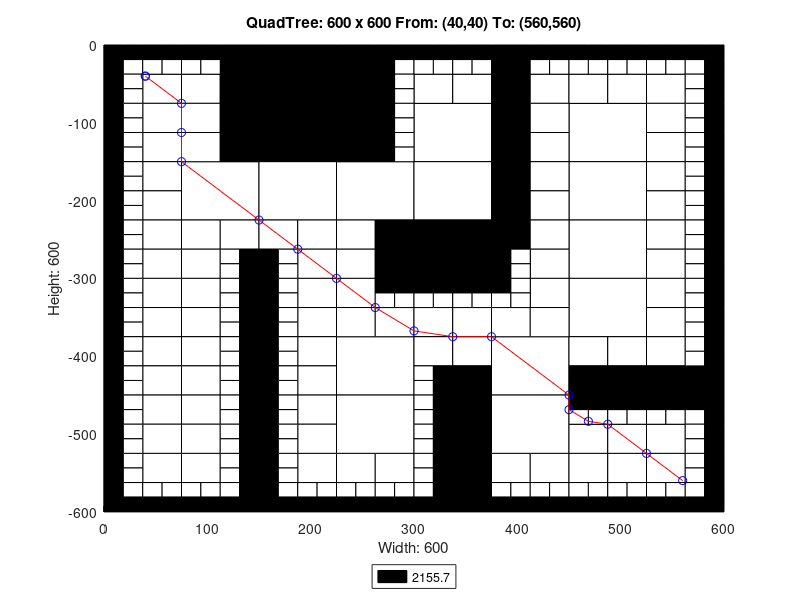

This figure's MATLAB source:
axis([0 600 -600 0]);
title('QuadTree: 600 x 600 From: (40,40) To: (560,560)');
xlabel('Width: 600');
ylabel('Height: 600');
rectangle('Position',[150 -75 75 75], 'FaceColor',[0 0 0]);
rectangle('Position',[150 -150 75 75], 'FaceColor',[0 0 0]);
rectangle('Position',[75 -225 75 75], 'FaceColor',[1 1 1]);
rectangle('Position',[150 -225 75 75], 'FaceColor',[1 1 1]);
rectangle('Position',[225 -225 75 75], 'FaceColor',[1 1 1]);
rectangle('Position',[300 -150 75 75], 'FaceColor',[1 1 1]);
rectangle('Position',[450 -150 75 75], 'FaceColor',[1 1 1]);
rectangle('Position',[300 -225 75 75], 'FaceColor',[1 1 1]);
rectangle('Position',[300 -300 75 75], 'FaceColor',[0 0 0]);
rectangle('Position',[450 -225 75 75], 'FaceColor',[1 1 1]);
rectangle('Position',[450 -300 75 75], 'FaceColor',[1 1 1]);
rectangle('Position',[225 -450 75 75], 'FaceColor',[1 1 1]);
rectangle('Position',[225 -525 75 75], 'FaceColor',[1 1 1]);
rectangle('Position',[375 -450 75 75], 'FaceColor',[1 1 1]);
rectangle('Position',[450 -375 75 75], 'FaceColor',[1 1 1]);
rectangle('Position',[375 -525 75 75], 'FaceColor',[1 1 1]);
rectangle('Position',[37.5 -75 37.5 37.5], 'FaceColor',[1 1 1]);
rectangle('Position',[112.5 -37.5 37.5 37.5], 'FaceColor',[0 0 0]);
rectangle('Position',[75 -75 37.5 37.5], 'FaceColor',[1 1 1]);
rectangle('Position',[112.5 -75 37.5 37.5], 'FaceColor',[0 0 0]);
rectangle('Position',[37.5 -112.5 37.5 37.5], 'FaceColor',[1 1 1]);
rectangle('Position',[37.5 -150 37.5 37.5], 'FaceColor',[1 1 1]);
rectangle('Position',[75 -112.5 37.5 37.5], 'FaceColor',[1 1 1]);
rectangle('Position',[112.5 -112.5 37.5 37.5], 'FaceColor',[0 0 0]);
rectangle('Position',[75 -150 37.5 37.5], 'FaceColor',[1 1 1]);
rectangle('Position',[112.5 -150 37.5 37.5], 'FaceColor',[0 0 0]);
rectangle('Position',[225 -37.5 37.5 37.5], 'FaceColor',[0 0 0]);
rectangle('Position',[225 -75 37.5 37.5], 'FaceColor',[0 0 0]);
rectangle('Position',[225 -112.5 37.5 37.5], 'FaceColor',[0 0 0]);
rectangle('Position',[225 -150 37.5 37.5], 'FaceColor',[0 0 0]);
rectangle('Position',[37.5 -187.5 37.5 37.5], 'FaceColor',[1 1 1]);
rectangle('Position',[37.5 -225 37.5 37.5], 'FaceColor',[1 1 1]);
rectangle('Position',[37.5 -262.5 37.5 37.5], 'FaceColor',[1 1 1]);
rectangle('Position',[37.5 -300 37.5 37.5], 'FaceColor',[1 1 1]);
rectangle('Position',[75 -262.5 37.5 37.5], 'FaceColor',[1 1 1]);
rectangle('Position',[112.5 -262.5 37.5 37.5], 'FaceColor',[1 1 1]);
rectangle('Position',[75 -300 37.5 37.5], 'FaceColor',[1 1 1]);
rectangle('Position',[150 -262.5 37.5 37.5], 'FaceColor',[1 1 1]);
rectangle('Position',[187.5 -262.5 37.5 37.5], 'FaceColor',[1 1 1]);
rectangle('Position',[187.5 -300 37.5 37.5], 'FaceColor',[1 1 1]);
rectangle('Position',[225 -262.5 37.5 37.5], 'FaceColor',[1 1 1]);
rectangle('Position',[262.5 -262.5 37.5 37.5], 'FaceColor',[0 0 0]);
rectangle('Position',[225 -300 37.5 37.5], 'FaceColor',[1 1 1]);
rectangle('Position',[262.5 -300 37.5 37.5], 'FaceColor',[0 0 0]);
rectangle('Position',[300 -75 37.5 37.5], 'FaceColor',[1 1 1]);
rectangle('Position',[337.5 -75 37.5 37.5], 'FaceColor',[1 1 1]);
rectangle('Position',[375 -37.5 37.5 37.5], 'FaceColor',[0 0 0]);
rectangle('Position',[375 -75 37.5 37.5], 'FaceColor',[0 0 0]);
rectangle('Position',[412.5 -75 37.5 37.5], 'FaceColor',[1 1 1]);
rectangle('Position',[375 -112.5 37.5 37.5], 'FaceColor',[0 0 0]);
rectangle('Position',[412.5 -112.5 37.5 37.5], 'FaceColor',[1 1 1]);
rectangle('Position',[375 -150 37.5 37.5], 'FaceColor',[0 0 0]);
rectangle('Position',[412.5 -150 37.5 37.5], 'FaceColor',[1 1 1]);
rectangle('Position',[450 -75 37.5 37.5], 'FaceColor',[1 1 1]);
rectangle('Position',[487.5 -75 37.5 37.5], 'FaceColor',[1 1 1]);
rectangle('Position',[525 -75 37.5 37.5], 'FaceColor',[1 1 1]);
rectangle('Position',[525 -112.5 37.5 37.5], 'FaceColor',[1 1 1]);
rectangle('Position',[525 -150 37.5 37.5], 'FaceColor',[1 1 1]);
rectangle('Position',[375 -187.5 37.5 37.5], 'FaceColor',[0 0 0]);
rectangle('Position',[412.5 -187.5 37.5 37.5], 'FaceColor',[1 1 1]);
rectangle('Position',[375 -225 37.5 37.5], 'FaceColor',[0 0 0]);
rectangle('Position',[412.5 -225 37.5 37.5], 'FaceColor',[1 1 1]);
rectangle('Position',[375 -262.5 37.5 37.5], 'FaceColor',[0 0 0]);
rectangle('Position',[412.5 -262.5 37.5 37.5], 'FaceColor',[1 1 1]);
rectangle('Position',[412.5 -300 37.5 37.5], 'FaceColor',[1 1 1]);
rectangle('Position',[525 -187.5 37.5 37.5], 'FaceColor',[1 1 1]);
rectangle('Position',[525 -225 37.5 37.5], 'FaceColor',[1 1 1]);
rectangle('Position',[525 -262.5 37.5 37.5], 'FaceColor',[1 1 1]);
rectangle('Position',[525 -300 37.5 37.5], 'FaceColor',[1 1 1]);
rectangle('Position',[37.5 -337.5 37.5 37.5], 'FaceColor',[1 1 1]);
rectangle('Position',[37.5 -375 37.5 37.5], 'FaceColor',[1 1 1]);
rectangle('Position',[75 -337.5 37.5 37.5], 'FaceColor',[1 1 1]);
rectangle('Position',[75 -375 37.5 37.5], 'FaceColor',[1 1 1]);
rectangle('Position',[37.5 -412.5 37.5 37.5], 'FaceColor',[1 1 1]);
rectangle('Position',[37.5 -450 37.5 37.5], 'FaceColor',[1 1 1]);
rectangle('Position',[75 -412.5 37.5 37.5], 'FaceColor',[1 1 1]);
rectangle('Position',[75 -450 37.5 37.5], 'FaceColor',[1 1 1]);
rectangle('Position',[187.5 -337.5 37.5 37.5], 'FaceColor',[1 1 1]);
rectangle('Position',[187.5 -375 37.5 37.5], 'FaceColor',[1 1 1]);
rectangle('Position',[225 -337.5 37.5 37.5], 'FaceColor',[1 1 1]);
rectangle('Position',[225 -375 37.5 37.5], 'FaceColor',[1 1 1]);
rectangle('Position',[262.5 -375 37.5 37.5], 'FaceColor',[1 1 1]);
rectangle('Position',[187.5 -412.5 37.5 37.5], 'FaceColor',[1 1 1]);
rectangle('Position',[187.5 -450 37.5 37.5], 'FaceColor',[1 1 1]);
rectangle('Position',[37.5 -487.5 37.5 37.5], 'FaceColor',[1 1 1]);
rectangle('Position',[37.5 -525 37.5 37.5], 'FaceColor',[1 1 1]);
rectangle('Position',[75 -487.5 37.5 37.5], 'FaceColor',[1 1 1]);
rectangle('Position',[75 -525 37.5 37.5], 'FaceColor',[1 1 1]);
rectangle('Position',[37.5 -562.5 37.5 37.5], 'FaceColor',[1 1 1]);
rectangle('Position',[75 -562.5 37.5 37.5], 'FaceColor',[1 1 1]);
rectangle('Position',[187.5 -487.5 37.5 37.5], 'FaceColor',[1 1 1]);
rectangle('Position',[187.5 -525 37.5 37.5], 'FaceColor',[1 1 1]);
rectangle('Position',[187.5 -562.5 37.5 37.5], 'FaceColor',[1 1 1]);
rectangle('Position',[225 -562.5 37.5 37.5], 'FaceColor',[1 1 1]);
rectangle('Position',[262.5 -562.5 37.5 37.5], 'FaceColor',[1 1 1]);
rectangle('Position',[300 -375 37.5 37.5], 'FaceColor',[1 1 1]);
rectangle('Position',[337.5 -375 37.5 37.5], 'FaceColor',[1 1 1]);
rectangle('Position',[412.5 -337.5 37.5 37.5], 'FaceColor',[1 1 1]);
rectangle('Position',[375 -375 37.5 37.5], 'FaceColor',[1 1 1]);
rectangle('Position',[412.5 -375 37.5 37.5], 'FaceColor',[1 1 1]);
rectangle('Position',[300 -412.5 37.5 37.5], 'FaceColor',[1 1 1]);
rectangle('Position',[337.5 -412.5 37.5 37.5], 'FaceColor',[1 1 1]);
rectangle('Position',[337.5 -450 37.5 37.5], 'FaceColor',[0 0 0]);
rectangle('Position',[525 -337.5 37.5 37.5], 'FaceColor',[1 1 1]);
rectangle('Position',[525 -375 37.5 37.5], 'FaceColor',[1 1 1]);
rectangle('Position',[450 -412.5 37.5 37.5], 'FaceColor',[1 1 1]);
rectangle('Position',[487.5 -412.5 37.5 37.5], 'FaceColor',[1 1 1]);
rectangle('Position',[450 -450 37.5 37.5], 'FaceColor',[0 0 0]);
rectangle('Position',[487.5 -450 37.5 37.5], 'FaceColor',[0 0 0]);
rectangle('Position',[525 -412.5 37.5 37.5], 'FaceColor',[1 1 1]);
rectangle('Position',[525 -450 37.5 37.5], 'FaceColor',[0 0 0]);
rectangle('Position',[562.5 -450 37.5 37.5], 'FaceColor',[0 0 0]);
rectangle('Position',[337.5 -487.5 37.5 37.5], 'FaceColor',[0 0 0]);
rectangle('Position',[337.5 -525 37.5 37.5], 'FaceColor',[0 0 0]);
rectangle('Position',[337.5 -562.5 37.5 37.5], 'FaceColor',[0 0 0]);
rectangle('Position',[337.5 -600 37.5 37.5], 'FaceColor',[0 0 0]);
rectangle('Position',[375 -562.5 37.5 37.5], 'FaceColor',[1 1 1]);
rectangle('Position',[412.5 -562.5 37.5 37.5], 'FaceColor',[1 1 1]);
rectangle('Position',[450 -525 37.5 37.5], 'FaceColor',[1 1 1]);
rectangle('Position',[487.5 -525 37.5 37.5], 'FaceColor',[1 1 1]);
rectangle('Position',[525 -525 37.5 37.5], 'FaceColor',[1 1 1]);
rectangle('Position',[450 -562.5 37.5 37.5], 'FaceColor',[1 1 1]);
rectangle('Position',[487.5 -562.5 37.5 37.5], 'FaceColor',[1 1 1]);
rectangle('Position',[525 -562.5 37.5 37.5], 'FaceColor',[1 1 1]);
rectangle('Position',[0 -18.75 18.75 18.75], 'FaceColor',[0 0 0]);
rectangle('Position',[18.75 -18.75 18.75 18.75], 'FaceColor',[0 0 0]);
rectangle('Position',[0 -37.5 18.75 18.75], 'FaceColor',[0 0 0]);
rectangle('Position',[18.75 -37.5 18.75 18.75], 'FaceColor',[1 1 1]);
rectangle('Position',[37.5 -18.75 18.75 18.75], 'FaceColor',[0 0 0]);
rectangle('Position',[56.25 -18.75 18.75 18.75], 'FaceColor',[0 0 0]);
rectangle('Position',[37.5 -37.5 18.75 18.75], 'FaceColor',[1 1 1]);
rectangle('Position',[56.25 -37.5 18.75 18.75], 'FaceColor',[1 1 1]);
rectangle('Position',[0 -56.25 18.75 18.75], 'FaceColor',[0 0 0]);
rectangle('Position',[18.75 -56.25 18.75 18.75], 'FaceColor',[1 1 1]);
rectangle('Position',[0 -75 18.75 18.75], 'FaceColor',[0 0 0]);
rectangle('Position',[18.75 -75 18.75 18.75], 'FaceColor',[1 1 1]);
rectangle('Position',[75 -18.75 18.75 18.75], 'FaceColor',[0 0 0]);
rectangle('Position',[93.75 -18.75 18.75 18.75], 'FaceColor',[0 0 0]);
rectangle('Position',[75 -37.5 18.75 18.75], 'FaceColor',[1 1 1]);
rectangle('Position',[93.75 -37.5 18.75 18.75], 'FaceColor',[1 1 1]);
rectangle('Position',[0 -93.75 18.75 18.75], 'FaceColor',[0 0 0]);
rectangle('Position',[18.75 -93.75 18.75 18.75], 'FaceColor',[1 1 1]);
rectangle('Position',[0 -112.5 18.75 18.75], 'FaceColor',[0 0 0]);
rectangle('Position',[18.75 -112.5 18.75 18.75], 'FaceColor',[1 1 1]);
rectangle('Position',[0 -131.25 18.75 18.75], 'FaceColor',[0 0 0]);
rectangle('Position',[18.75 -131.25 18.75 18.75], 'FaceColor',[1 1 1]);
rectangle('Position',[0 -150 18.75 18.75], 'FaceColor',[0 0 0]);
rectangle('Position',[18.75 -150 18.75 18.75], 'FaceColor',[1 1 1]);
rectangle('Position',[262.5 -18.75 18.75 18.75], 'FaceColor',[0 0 0]);
rectangle('Position',[281.25 -18.75 18.75 18.75], 'FaceColor',[0 0 0]);
rectangle('Position',[262.5 -37.5 18.75 18.75], 'FaceColor',[0 0 0]);
rectangle('Position',[281.25 -37.5 18.75 18.75], 'FaceColor',[1 1 1]);
rectangle('Position',[262.5 -56.25 18.75 18.75], 'FaceColor',[0 0 0]);
rectangle('Position',[281.25 -56.25 18.75 18.75], 'FaceColor',[1 1 1]);
rectangle('Position',[262.5 -75 18.75 18.75], 'FaceColor',[0 0 0]);
rectangle('Position',[281.25 -75 18.75 18.75], 'FaceColor',[1 1 1]);
rectangle('Position',[262.5 -93.75 18.75 18.75], 'FaceColor',[0 0 0]);
rectangle('Position',[281.25 -93.75 18.75 18.75], 'FaceColor',[1 1 1]);
rectangle('Position',[262.5 -112.5 18.75 18.75], 'FaceColor',[0 0 0]);
rectangle('Position',[281.25 -112.5 18.75 18.75], 'FaceColor',[1 1 1]);
rectangle('Position',[262.5 -131.25 18.75 18.75], 'FaceColor',[0 0 0]);
rectangle('Position',[281.25 -131.25 18.75 18.75], 'FaceColor',[1 1 1]);
rectangle('Position',[262.5 -150 18.75 18.75], 'FaceColor',[0 0 0]);
rectangle('Position',[281.25 -150 18.75 18.75], 'FaceColor',[1 1 1]);
rectangle('Position',[0 -168.75 18.75 18.75], 'FaceColor',[0 0 0]);
rectangle('Position',[18.75 -168.75 18.75 18.75], 'FaceColor',[1 1 1]);
rectangle('Position',[0 -187.5 18.75 18.75], 'FaceColor',[0 0 0]);
rectangle('Position',[18.75 -187.5 18.75 18.75], 'FaceColor',[1 1 1]);
rectangle('Position',[0 -206.25 18.75 18.75], 'FaceColor',[0 0 0]);
rectangle('Position',[18.75 -206.25 18.75 18.75], 'FaceColor',[1 1 1]);
rectangle('Position',[0 -225 18.75 18.75], 'FaceColor',[0 0 0]);
rectangle('Position',[18.75 -225 18.75 18.75], 'FaceColor',[1 1 1]);
rectangle('Position',[0 -243.75 18.75 18.75], 'FaceColor',[0 0 0]);
rectangle('Position',[18.75 -243.75 18.75 18.75], 'FaceColor',[1 1 1]);
rectangle('Position',[0 -262.5 18.75 18.75], 'FaceColor',[0 0 0]);
rectangle('Position',[18.75 -262.5 18.75 18.75], 'FaceColor',[1 1 1]);
rectangle('Position',[0 -281.25 18.75 18.75], 'FaceColor',[0 0 0]);
rectangle('Position',[18.75 -281.25 18.75 18.75], 'FaceColor',[1 1 1]);
rectangle('Position',[0 -300 18.75 18.75], 'FaceColor',[0 0 0]);
rectangle('Position',[18.75 -300 18.75 18.75], 'FaceColor',[1 1 1]);
rectangle('Position',[112.5 -281.25 18.75 18.75], 'FaceColor',[1 1 1]);
rectangle('Position',[131.25 -281.25 18.75 18.75], 'FaceColor',[0 0 0]);
rectangle('Position',[112.5 -300 18.75 18.75], 'FaceColor',[1 1 1]);
rectangle('Position',[131.25 -300 18.75 18.75], 'FaceColor',[0 0 0]);
rectangle('Position',[150 -281.25 18.75 18.75], 'FaceColor',[0 0 0]);
rectangle('Position',[168.75 -281.25 18.75 18.75], 'FaceColor',[1 1 1]);
rectangle('Position',[150 -300 18.75 18.75], 'FaceColor',[0 0 0]);
rectangle('Position',[168.75 -300 18.75 18.75], 'FaceColor',[1 1 1]);
rectangle('Position',[300 -18.75 18.75 18.75], 'FaceColor',[0 0 0]);
rectangle('Position',[318.75 -18.75 18.75 18.75], 'FaceColor',[0 0 0]);
rectangle('Position',[300 -37.5 18.75 18.75], 'FaceColor',[1 1 1]);
rectangle('Position',[318.75 -37.5 18.75 18.75], 'FaceColor',[1 1 1]);
rectangle('Position',[337.5 -18.75 18.75 18.75], 'FaceColor',[0 0 0]);
rectangle('Position',[356.25 -18.75 18.75 18.75], 'FaceColor',[0 0 0]);
rectangle('Position',[337.5 -37.5 18.75 18.75], 'FaceColor',[1 1 1]);
rectangle('Position',[356.25 -37.5 18.75 18.75], 'FaceColor',[1 1 1]);
rectangle('Position',[412.5 -18.75 18.75 18.75], 'FaceColor',[0 0 0]);
rectangle('Position',[431.25 -18.75 18.75 18.75], 'FaceColor',[0 0 0]);
rectangle('Position',[412.5 -37.5 18.75 18.75], 'FaceColor',[1 1 1]);
rectangle('Position',[431.25 -37.5 18.75 18.75], 'FaceColor',[1 1 1]);
rectangle('Position',[450 -18.75 18.75 18.75], 'FaceColor',[0 0 0]);
rectangle('Position',[468.75 -18.75 18.75 18.75], 'FaceColor',[0 0 0]);
rectangle('Position',[450 -37.5 18.75 18.75], 'FaceColor',[1 1 1]);
rectangle('Position',[468.75 -37.5 18.75 18.75], 'FaceColor',[1 1 1]);
rectangle('Position',[487.5 -18.75 18.75 18.75], 'FaceColor',[0 0 0]);
rectangle('Position',[506.25 -18.75 18.75 18.75], 'FaceColor',[0 0 0]);
rectangle('Position',[487.5 -37.5 18.75 18.75], 'FaceColor',[1 1 1]);
rectangle('Position',[506.25 -37.5 18.75 18.75], 'FaceColor',[1 1 1]);
rectangle('Position',[525 -18.75 18.75 18.75], 'FaceColor',[0 0 0]);
rectangle('Position',[543.75 -18.75 18.75 18.75], 'FaceColor',[0 0 0]);
rectangle('Position',[525 -37.5 18.75 18.75], 'FaceColor',[1 1 1]);
rectangle('Position',[543.75 -37.5 18.75 18.75], 'FaceColor',[1 1 1]);
rectangle('Position',[562.5 -18.75 18.75 18.75], 'FaceColor',[0 0 0]);
rectangle('Position',[581.25 -18.75 18.75 18.75], 'FaceColor',[0 0 0]);
rectangle('Position',[562.5 -37.5 18.75 18.75], 'FaceColor',[1 1 1]);
rectangle('Position',[581.25 -37.5 18.75 18.75], 'FaceColor',[0 0 0]);
rectangle('Position',[562.5 -56.25 18.75 18.75], 'FaceColor',[1 1 1]);
rectangle('Position',[581.25 -56.25 18.75 18.75], 'FaceColor',[0 0 0]);
rectangle('Position',[562.5 -75 18.75 18.75], 'FaceColor',[1 1 1]);
rectangle('Position',[581.25 -75 18.75 18.75], 'FaceColor',[0 0 0]);
rectangle('Position',[562.5 -93.75 18.75 18.75], 'FaceColor',[1 1 1]);
rectangle('Position',[581.25 -93.75 18.75 18.75], 'FaceColor',[0 0 0]);
rectangle('Position',[562.5 -112.5 18.75 18.75], 'FaceColor',[1 1 1]);
rectangle('Position',[581.25 -112.5 18.75 18.75], 'FaceColor',[0 0 0]);
rectangle('Position',[562.5 -131.25 18.75 18.75], 'FaceColor',[1 1 1]);
rectangle('Position',[581.25 -131.25 18.75 18.75], 'FaceColor',[0 0 0]);
rectangle('Position',[562.5 -150 18.75 18.75], 'FaceColor',[1 1 1]);
rectangle('Position',[581.25 -150 18.75 18.75], 'FaceColor',[0 0 0]);
rectangle('Position',[375 -281.25 18.75 18.75], 'FaceColor',[0 0 0]);
rectangle('Position',[393.75 -281.25 18.75 18.75], 'FaceColor',[1 1 1]);
rectangle('Position',[375 -300 18.75 18.75], 'FaceColor',[0 0 0]);
rectangle('Position',[393.75 -300 18.75 18.75], 'FaceColor',[1 1 1]);
rectangle('Position',[562.5 -168.75 18.75 18.75], 'FaceColor',[1 1 1]);
rectangle('Position',[581.25 -168.75 18.75 18.75], 'FaceColor',[0 0 0]);
rectangle('Position',[562.5 -187.5 18.75 18.75], 'FaceColor',[1 1 1]);
rectangle('Position',[581.25 -187.5 18.75 18.75], 'FaceColor',[0 0 0]);
rectangle('Position',[562.5 -206.25 18.75 18.75], 'FaceColor',[1 1 1]);
rectangle('Position',[581.25 -206.25 18.75 18.75], 'FaceColor',[0 0 0]);
rectangle('Position',[562.5 -225 18.75 18.75], 'FaceColor',[1 1 1]);
rectangle('Position',[581.25 -225 18.75 18.75], 'FaceColor',[0 0 0]);
rectangle('Position',[562.5 -243.75 18.75 18.75], 'FaceColor',[1 1 1]);
rectangle('Position',[581.25 -243.75 18.75 18.75], 'FaceColor',[0 0 0]);
rectangle('Position',[562.5 -262.5 18.75 18.75], 'FaceColor',[1 1 1]);
rectangle('Position',[581.25 -262.5 18.75 18.75], 'FaceColor',[0 0 0]);
rectangle('Position',[562.5 -281.25 18.75 18.75], 'FaceColor',[1 1 1]);
rectangle('Position',[581.25 -281.25 18.75 18.75], 'FaceColor',[0 0 0]);
rectangle('Position',[562.5 -300 18.75 18.75], 'FaceColor',[1 1 1]);
rectangle('Position',[581.25 -300 18.75 18.75], 'FaceColor',[0 0 0]);
rectangle('Position',[0 -318.75 18.75 18.75], 'FaceColor',[0 0 0]);
rectangle('Position',[18.75 -318.75 18.75 18.75], 'FaceColor',[1 1 1]);
rectangle('Position',[0 -337.5 18.75 18.75], 'FaceColor',[0 0 0]);
rectangle('Position',[18.75 -337.5 18.75 18.75], 'FaceColor',[1 1 1]);
rectangle('Position',[0 -356.25 18.75 18.75], 'FaceColor',[0 0 0]);
rectangle('Position',[18.75 -356.25 18.75 18.75], 'FaceColor',[1 1 1]);
rectangle('Position',[0 -375 18.75 18.75], 'FaceColor',[0 0 0]);
rectangle('Position',[18.75 -375 18.75 18.75], 'FaceColor',[1 1 1]);
rectangle('Position',[112.5 -318.75 18.75 18.75], 'FaceColor',[1 1 1]);
rectangle('Position',[131.25 -318.75 18.75 18.75], 'FaceColor',[0 0 0]);
rectangle('Position',[112.5 -337.5 18.75 18.75], 'FaceColor',[1 1 1]);
rectangle('Position',[131.25 -337.5 18.75 18.75], 'FaceColor',[0 0 0]);
rectangle('Position',[112.5 -356.25 18.75 18.75], 'FaceColor',[1 1 1]);
rectangle('Position',[131.25 -356.25 18.75 18.75], 'FaceColor',[0 0 0]);
rectangle('Position',[112.5 -375 18.75 18.75], 'FaceColor',[1 1 1]);
rectangle('Position',[131.25 -375 18.75 18.75], 'FaceColor',[0 0 0]);
rectangle('Position',[0 -393.75 18.75 18.75], 'FaceColor',[0 0 0]);
rectangle('Position',[18.75 -393.75 18.75 18.75], 'FaceColor',[1 1 1]);
rectangle('Position',[0 -412.5 18.75 18.75], 'FaceColor',[0 0 0]);
rectangle('Position',[18.75 -412.5 18.75 18.75], 'FaceColor',[1 1 1]);
rectangle('Position',[0 -431.25 18.75 18.75], 'FaceColor',[0 0 0]);
rectangle('Position',[18.75 -431.25 18.75 18.75], 'FaceColor',[1 1 1]);
rectangle('Position',[0 -450 18.75 18.75], 'FaceColor',[0 0 0]);
rectangle('Position',[18.75 -450 18.75 18.75], 'FaceColor',[1 1 1]);
rectangle('Position',[112.5 -393.75 18.75 18.75], 'FaceColor',[1 1 1]);
rectangle('Position',[131.25 -393.75 18.75 18.75], 'FaceColor',[0 0 0]);
rectangle('Position',[112.5 -412.5 18.75 18.75], 'FaceColor',[1 1 1]);
rectangle('Position',[131.25 -412.5 18.75 18.75], 'FaceColor',[0 0 0]);
rectangle('Position',[112.5 -431.25 18.75 18.75], 'FaceColor',[1 1 1]);
rectangle('Position',[131.25 -431.25 18.75 18.75], 'FaceColor',[0 0 0]);
rectangle('Position',[112.5 -450 18.75 18.75], 'FaceColor',[1 1 1]);
rectangle('Position',[131.25 -450 18.75 18.75], 'FaceColor',[0 0 0]);
rectangle('Position',[150 -318.75 18.75 18.75], 'FaceColor',[0 0 0]);
rectangle('Position',[168.75 -318.75 18.75 18.75], 'FaceColor',[1 1 1]);
rectangle('Position',[150 -337.5 18.75 18.75], 'FaceColor',[0 0 0]);
rectangle('Position',[168.75 -337.5 18.75 18.75], 'FaceColor',[1 1 1]);
rectangle('Position',[150 -356.25 18.75 18.75], 'FaceColor',[0 0 0]);
rectangle('Position',[168.75 -356.25 18.75 18.75], 'FaceColor',[1 1 1]);
rectangle('Position',[150 -375 18.75 18.75], 'FaceColor',[0 0 0]);
rectangle('Position',[168.75 -375 18.75 18.75], 'FaceColor',[1 1 1]);
rectangle('Position',[262.5 -318.75 18.75 18.75], 'FaceColor',[0 0 0]);
rectangle('Position',[281.25 -318.75 18.75 18.75], 'FaceColor',[0 0 0]);
rectangle('Position',[262.5 -337.5 18.75 18.75], 'FaceColor',[1 1 1]);
rectangle('Position',[281.25 -337.5 18.75 18.75], 'FaceColor',[1 1 1]);
rectangle('Position',[150 -393.75 18.75 18.75], 'FaceColor',[0 0 0]);
rectangle('Position',[168.75 -393.75 18.75 18.75], 'FaceColor',[1 1 1]);
rectangle('Position',[150 -412.5 18.75 18.75], 'FaceColor',[0 0 0]);
rectangle('Position',[168.75 -412.5 18.75 18.75], 'FaceColor',[1 1 1]);
rectangle('Position',[150 -431.25 18.75 18.75], 'FaceColor',[0 0 0]);
rectangle('Position',[168.75 -431.25 18.75 18.75], 'FaceColor',[1 1 1]);
rectangle('Position',[150 -450 18.75 18.75], 'FaceColor',[0 0 0]);
rectangle('Position',[168.75 -450 18.75 18.75], 'FaceColor',[1 1 1]);
rectangle('Position',[0 -468.75 18.75 18.75], 'FaceColor',[0 0 0]);
rectangle('Position',[18.75 -468.75 18.75 18.75], 'FaceColor',[1 1 1]);
rectangle('Position',[0 -487.5 18.75 18.75], 'FaceColor',[0 0 0]);
rectangle('Position',[18.75 -487.5 18.75 18.75], 'FaceColor',[1 1 1]);
rectangle('Position',[0 -506.25 18.75 18.75], 'FaceColor',[0 0 0]);
rectangle('Position',[18.75 -506.25 18.75 18.75], 'FaceColor',[1 1 1]);
rectangle('Position',[0 -525 18.75 18.75], 'FaceColor',[0 0 0]);
rectangle('Position',[18.75 -525 18.75 18.75], 'FaceColor',[1 1 1]);
rectangle('Position',[112.5 -468.75 18.75 18.75], 'FaceColor',[1 1 1]);
rectangle('Position',[131.25 -468.75 18.75 18.75], 'FaceColor',[0 0 0]);
rectangle('Position',[112.5 -487.5 18.75 18.75], 'FaceColor',[1 1 1]);
rectangle('Position',[131.25 -487.5 18.75 18.75], 'FaceColor',[0 0 0]);
rectangle('Position',[112.5 -506.25 18.75 18.75], 'FaceColor',[1 1 1]);
rectangle('Position',[131.25 -506.25 18.75 18.75], 'FaceColor',[0 0 0]);
rectangle('Position',[112.5 -525 18.75 18.75], 'FaceColor',[1 1 1]);
rectangle('Position',[131.25 -525 18.75 18.75], 'FaceColor',[0 0 0]);
rectangle('Position',[0 -543.75 18.75 18.75], 'FaceColor',[0 0 0]);
rectangle('Position',[18.75 -543.75 18.75 18.75], 'FaceColor',[1 1 1]);
rectangle('Position',[0 -562.5 18.75 18.75], 'FaceColor',[0 0 0]);
rectangle('Position',[18.75 -562.5 18.75 18.75], 'FaceColor',[1 1 1]);
rectangle('Position',[0 -581.25 18.75 18.75], 'FaceColor',[0 0 0]);
rectangle('Position',[18.75 -581.25 18.75 18.75], 'FaceColor',[1 1 1]);
rectangle('Position',[0 -600 18.75 18.75], 'FaceColor',[0 0 0]);
rectangle('Position',[18.75 -600 18.75 18.75], 'FaceColor',[0 0 0]);
rectangle('Position',[37.5 -581.25 18.75 18.75], 'FaceColor',[1 1 1]);
rectangle('Position',[56.25 -581.25 18.75 18.75], 'FaceColor',[1 1 1]);
rectangle('Position',[37.5 -600 18.75 18.75], 'FaceColor',[0 0 0]);
rectangle('Position',[56.25 -600 18.75 18.75], 'FaceColor',[0 0 0]);
rectangle('Position',[112.5 -543.75 18.75 18.75], 'FaceColor',[1 1 1]);
rectangle('Position',[131.25 -543.75 18.75 18.75], 'FaceColor',[0 0 0]);
rectangle('Position',[112.5 -562.5 18.75 18.75], 'FaceColor',[1 1 1]);
rectangle('Position',[131.25 -562.5 18.75 18.75], 'FaceColor',[0 0 0]);
rectangle('Position',[75 -581.25 18.75 18.75], 'FaceColor',[1 1 1]);
rectangle('Position',[93.75 -581.25 18.75 18.75], 'FaceColor',[1 1 1]);
rectangle('Position',[75 -600 18.75 18.75], 'FaceColor',[0 0 0]);
rectangle('Position',[93.75 -600 18.75 18.75], 'FaceColor',[0 0 0]);
rectangle('Position',[112.5 -581.25 18.75 18.75], 'FaceColor',[1 1 1]);
rectangle('Position',[131.25 -581.25 18.75 18.75], 'FaceColor',[0 0 0]);
rectangle('Position',[112.5 -600 18.75 18.75], 'FaceColor',[0 0 0]);
rectangle('Position',[131.25 -600 18.75 18.75], 'FaceColor',[0 0 0]);
rectangle('Position',[150 -468.75 18.75 18.75], 'FaceColor',[0 0 0]);
rectangle('Position',[168.75 -468.75 18.75 18.75], 'FaceColor',[1 1 1]);
rectangle('Position',[150 -487.5 18.75 18.75], 'FaceColor',[0 0 0]);
rectangle('Position',[168.75 -487.5 18.75 18.75], 'FaceColor',[1 1 1]);
rectangle('Position',[150 -506.25 18.75 18.75], 'FaceColor',[0 0 0]);
rectangle('Position',[168.75 -506.25 18.75 18.75], 'FaceColor',[1 1 1]);
rectangle('Position',[150 -525 18.75 18.75], 'FaceColor',[0 0 0]);
rectangle('Position',[168.75 -525 18.75 18.75], 'FaceColor',[1 1 1]);
rectangle('Position',[150 -543.75 18.75 18.75], 'FaceColor',[0 0 0]);
rectangle('Position',[168.75 -543.75 18.75 18.75], 'FaceColor',[1 1 1]);
rectangle('Position',[150 -562.5 18.75 18.75], 'FaceColor',[0 0 0]);
rectangle('Position',[168.75 -562.5 18.75 18.75], 'FaceColor',[1 1 1]);
rectangle('Position',[150 -581.25 18.75 18.75], 'FaceColor',[0 0 0]);
rectangle('Position',[168.75 -581.25 18.75 18.75], 'FaceColor',[1 1 1]);
rectangle('Position',[150 -600 18.75 18.75], 'FaceColor',[0 0 0]);
rectangle('Position',[168.75 -600 18.75 18.75], 'FaceColor',[0 0 0]);
rectangle('Position',[187.5 -581.25 18.75 18.75], 'FaceColor',[1 1 1]);
rectangle('Position',[206.25 -581.25 18.75 18.75], 'FaceColor',[1 1 1]);
rectangle('Position',[187.5 -600 18.75 18.75], 'FaceColor',[0 0 0]);
rectangle('Position',[206.25 -600 18.75 18.75], 'FaceColor',[0 0 0]);
rectangle('Position',[225 -581.25 18.75 18.75], 'FaceColor',[1 1 1]);
rectangle('Position',[243.75 -581.25 18.75 18.75], 'FaceColor',[1 1 1]);
rectangle('Position',[225 -600 18.75 18.75], 'FaceColor',[0 0 0]);
rectangle('Position',[243.75 -600 18.75 18.75], 'FaceColor',[0 0 0]);
rectangle('Position',[262.5 -581.25 18.75 18.75], 'FaceColor',[1 1 1]);
rectangle('Position',[281.25 -581.25 18.75 18.75], 'FaceColor',[1 1 1]);
rectangle('Position',[262.5 -600 18.75 18.75], 'FaceColor',[0 0 0]);
rectangle('Position',[281.25 -600 18.75 18.75], 'FaceColor',[0 0 0]);
rectangle('Position',[300 -318.75 18.75 18.75], 'FaceColor',[0 0 0]);
rectangle('Position',[318.75 -318.75 18.75 18.75], 'FaceColor',[0 0 0]);
rectangle('Position',[300 -337.5 18.75 18.75], 'FaceColor',[1 1 1]);
rectangle('Position',[318.75 -337.5 18.75 18.75], 'FaceColor',[1 1 1]);
rectangle('Position',[337.5 -318.75 18.75 18.75], 'FaceColor',[0 0 0]);
rectangle('Position',[356.25 -318.75 18.75 18.75], 'FaceColor',[0 0 0]);
rectangle('Position',[337.5 -337.5 18.75 18.75], 'FaceColor',[1 1 1]);
rectangle('Position',[356.25 -337.5 18.75 18.75], 'FaceColor',[1 1 1]);
rectangle('Position',[375 -318.75 18.75 18.75], 'FaceColor',[0 0 0]);
rectangle('Position',[393.75 -318.75 18.75 18.75], 'FaceColor',[1 1 1]);
rectangle('Position',[375 -337.5 18.75 18.75], 'FaceColor',[1 1 1]);
rectangle('Position',[393.75 -337.5 18.75 18.75], 'FaceColor',[1 1 1]);
rectangle('Position',[300 -431.25 18.75 18.75], 'FaceColor',[1 1 1]);
rectangle('Position',[318.75 -431.25 18.75 18.75], 'FaceColor',[0 0 0]);
rectangle('Position',[300 -450 18.75 18.75], 'FaceColor',[1 1 1]);
rectangle('Position',[318.75 -450 18.75 18.75], 'FaceColor',[0 0 0]);
rectangle('Position',[562.5 -318.75 18.75 18.75], 'FaceColor',[1 1 1]);
rectangle('Position',[581.25 -318.75 18.75 18.75], 'FaceColor',[0 0 0]);
rectangle('Position',[562.5 -337.5 18.75 18.75], 'FaceColor',[1 1 1]);
rectangle('Position',[581.25 -337.5 18.75 18.75], 'FaceColor',[0 0 0]);
rectangle('Position',[562.5 -356.25 18.75 18.75], 'FaceColor',[1 1 1]);
rectangle('Position',[581.25 -356.25 18.75 18.75], 'FaceColor',[0 0 0]);
rectangle('Position',[562.5 -375 18.75 18.75], 'FaceColor',[1 1 1]);
rectangle('Position',[581.25 -375 18.75 18.75], 'FaceColor',[0 0 0]);
rectangle('Position',[562.5 -393.75 18.75 18.75], 'FaceColor',[1 1 1]);
rectangle('Position',[581.25 -393.75 18.75 18.75], 'FaceColor',[0 0 0]);
rectangle('Position',[562.5 -412.5 18.75 18.75], 'FaceColor',[1 1 1]);
rectangle('Position',[581.25 -412.5 18.75 18.75], 'FaceColor',[0 0 0]);
rectangle('Position',[300 -468.75 18.75 18.75], 'FaceColor',[1 1 1]);
rectangle('Position',[318.75 -468.75 18.75 18.75], 'FaceColor',[0 0 0]);
rectangle('Position',[300 -487.5 18.75 18.75], 'FaceColor',[1 1 1]);
rectangle('Position',[318.75 -487.5 18.75 18.75], 'FaceColor',[0 0 0]);
rectangle('Position',[300 -506.25 18.75 18.75], 'FaceColor',[1 1 1]);
rectangle('Position',[318.75 -506.25 18.75 18.75], 'FaceColor',[0 0 0]);
rectangle('Position',[300 -525 18.75 18.75], 'FaceColor',[1 1 1]);
rectangle('Position',[318.75 -525 18.75 18.75], 'FaceColor',[0 0 0]);
rectangle('Position',[300 -543.75 18.75 18.75], 'FaceColor',[1 1 1]);
rectangle('Position',[318.75 -543.75 18.75 18.75], 'FaceColor',[0 0 0]);
rectangle('Position',[300 -562.5 18.75 18.75], 'FaceColor',[1 1 1]);
rectangle('Position',[318.75 -562.5 18.75 18.75], 'FaceColor',[0 0 0]);
rectangle('Position',[300 -581.25 18.75 18.75], 'FaceColor',[1 1 1]);
rectangle('Position',[318.75 -581.25 18.75 18.75], 'FaceColor',[0 0 0]);
rectangle('Position',[300 -600 18.75 18.75], 'FaceColor',[0 0 0]);
rectangle('Position',[318.75 -600 18.75 18.75], 'FaceColor',[0 0 0]);
rectangle('Position',[375 -581.25 18.75 18.75], 'FaceColor',[1 1 1]);
rectangle('Position',[393.75 -581.25 18.75 18.75], 'FaceColor',[1 1 1]);
rectangle('Position',[375 -600 18.75 18.75], 'FaceColor',[0 0 0]);
rectangle('Position',[393.75 -600 18.75 18.75], 'FaceColor',[0 0 0]);
rectangle('Position',[412.5 -581.25 18.75 18.75], 'FaceColor',[1 1 1]);
rectangle('Position',[431.25 -581.25 18.75 18.75], 'FaceColor',[1 1 1]);
rectangle('Position',[412.5 -600 18.75 18.75], 'FaceColor',[0 0 0]);
rectangle('Position',[431.25 -600 18.75 18.75], 'FaceColor',[0 0 0]);
rectangle('Position',[450 -468.75 18.75 18.75], 'FaceColor',[0 0 0]);
rectangle('Position',[468.75 -468.75 18.75 18.75], 'FaceColor',[0 0 0]);
rectangle('Position',[450 -487.5 18.75 18.75], 'FaceColor',[1 1 1]);
rectangle('Position',[468.75 -487.5 18.75 18.75], 'FaceColor',[1 1 1]);
rectangle('Position',[487.5 -468.75 18.75 18.75], 'FaceColor',[0 0 0]);
rectangle('Position',[506.25 -468.75 18.75 18.75], 'FaceColor',[0 0 0]);
rectangle('Position',[487.5 -487.5 18.75 18.75], 'FaceColor',[1 1 1]);
rectangle('Position',[506.25 -487.5 18.75 18.75], 'FaceColor',[1 1 1]);
rectangle('Position',[525 -468.75 18.75 18.75], 'FaceColor',[0 0 0]);
rectangle('Position',[543.75 -468.75 18.75 18.75], 'FaceColor',[0 0 0]);
rectangle('Position',[525 -487.5 18.75 18.75], 'FaceColor',[1 1 1]);
rectangle('Position',[543.75 -487.5 18.75 18.75], 'FaceColor',[1 1 1]);
rectangle('Position',[562.5 -468.75 18.75 18.75], 'FaceColor',[0 0 0]);
rectangle('Position',[581.25 -468.75 18.75 18.75], 'FaceColor',[0 0 0]);
rectangle('Position',[562.5 -487.5 18.75 18.75], 'FaceColor',[1 1 1]);
rectangle('Position',[581.25 -487.5 18.75 18.75], 'FaceColor',[0 0 0]);
rectangle('Position',[562.5 -506.25 18.75 18.75], 'FaceColor',[1 1 1]);
rectangle('Position',[581.25 -506.25 18.75 18.75], 'FaceColor',[0 0 0]);
rectangle('Position',[562.5 -525 18.75 18.75], 'FaceColor',[1 1 1]);
rectangle('Position',[581.25 -525 18.75 18.75], 'FaceColor',[0 0 0]);
rectangle('Position',[450 -581.25 18.75 18.75], 'FaceColor',[1 1 1]);
rectangle('Position',[468.75 -581.25 18.75 18.75], 'FaceColor',[1 1 1]);
rectangle('Position',[450 -600 18.75 18.75], 'FaceColor',[0 0 0]);
rectangle('Position',[468.75 -600 18.75 18.75], 'FaceColor',[0 0 0]);
rectangle('Position',[487.5 -581.25 18.75 18.75], 'FaceColor',[1 1 1]);
rectangle('Position',[506.25 -581.25 18.75 18.75], 'FaceColor',[1 1 1]);
rectangle('Position',[487.5 -600 18.75 18.75], 'FaceColor',[0 0 0]);
rectangle('Position',[506.25 -600 18.75 18.75], 'FaceColor',[0 0 0]);
rectangle('Position',[562.5 -543.75 18.75 18.75], 'FaceColor',[1 1 1]);
rectangle('Position',[581.25 -543.75 18.75 18.75], 'FaceColor',[0 0 0]);
rectangle('Position',[562.5 -562.5 18.75 18.75], 'FaceColor',[1 1 1]);
rectangle('Position',[581.25 -562.5 18.75 18.75], 'FaceColor',[0 0 0]);
rectangle('Position',[525 -581.25 18.75 18.75], 'FaceColor',[1 1 1]);
rectangle('Position',[543.75 -581.25 18.75 18.75], 'FaceColor',[1 1 1]);
rectangle('Position',[525 -600 18.75 18.75], 'FaceColor',[0 0 0]);
rectangle('Position',[543.75 -600 18.75 18.75], 'FaceColor',[0 0 0]);
rectangle('Position',[562.5 -581.25 18.75 18.75], 'FaceColor',[1 1 1]);
rectangle('Position',[581.25 -581.25 18.75 18.75], 'FaceColor',[0 0 0]);
rectangle('Position',[562.5 -600 18.75 18.75], 'FaceColor',[0 0 0]);
rectangle('Position',[581.25 -600 18.75 18.75], 'FaceColor',[0 0 0]);
X=[560,525,487.5,468.75,450,450,375,337.5,300,262.5,225,187.5,150,75,75,75,40,40];
Y=[-560,-525,-487.5,-483.75,-468.75,-450,-375,-375,-367.5,-337.5,-300,-262.5,-225,-150,-112.5,-75,-40,-40];
hold on;
plot(X,Y,'r');
plot(X,Y,'bo');
legend('2155.7','Location','southoutside');
